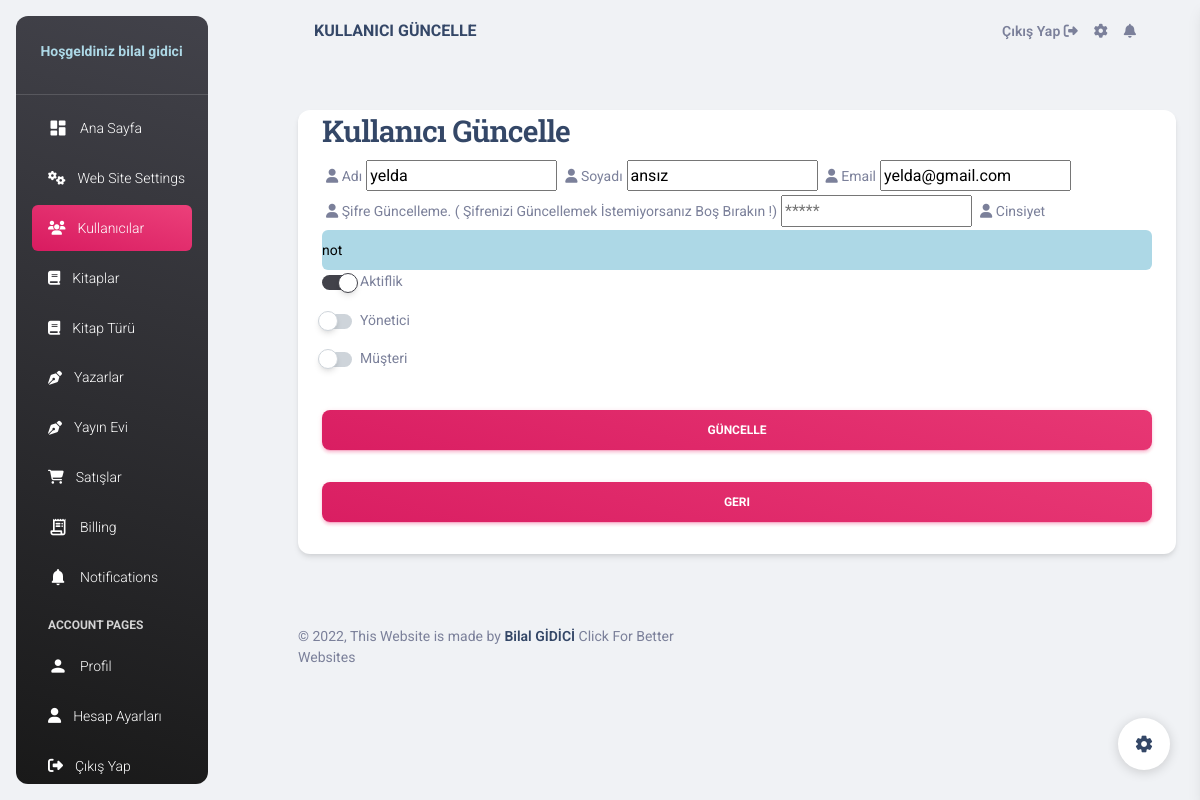
The app's page /pages/users-update.php?id=17 (signed in) with its own data.
### tables this page shows
CREATE TABLE `user` (
  `id` int(11) UNSIGNED NOT NULL,
  `Name` varchar(50) NOT NULL,
  `Surname` varchar(50) NOT NULL,
  `Email` varchar(60) NOT NULL,
  `Password` varchar(255) NOT NULL,
  `Sex` varchar(6) NOT NULL,
  `Status` tinyint(1) NOT NULL DEFAULT 0,
  `Active` tinyint(1) NOT NULL DEFAULT 0,
  `Customer` tinyint(1) NOT NULL DEFAULT 0,
  `RegisterDate` datetime NOT NULL,
  `RegisterIp` varchar(20) NOT NULL,
  `actcode` int(5) NOT NULL,
  `Bakiye` float NOT NULL DEFAULT 0
);

### transactions/sessionquery.php (called while the page is built, shortened)
<?php
    require_once("settings.php");
    require_once("function.php");
	if(isset($_SESSION["user"]))
	{
		$sessionquery = $dbconnect->prepare("select * from user where Email = ?");
		$sessionquery->execute(array($_SESSION["user"]));
		$userr =$sessionquery->fetch(PDO::FETCH_ASSOC);
	}
?>

### transactions/statusquery.php (called while the page is built, shortened)
<?php
require_once("settings.php");
require_once("function.php");
?>
<?php
   $stquery        =   $dbconnect->prepare("SELECT * FROM user where Status =1 ");
   $stquery->execute();
?>

### transactions/settings.php (called while the page is built, shortened)
<?php
	try {
        $dbconnect=new PDO("mysql:host=localhost;dbname=databaseproject;charset=utf8;","root","");
	} catch (PDOException $ErrorMessage) {
		echo "fail..> ".$ErrorMessage->getMessage();
        die();
	}
    $stq    =   $dbconnect->prepare("select * from settings LIMIT 1");
    $stq->execute();
    $stcount    =   $stq->rowCount();
    $setting    =   $stq->fetch(PDO::FETCH_ASSOC);
     if ($stcount>0) {
         $stlink    = $setting["SiteLink"];
     }else
     {
         header("Location:".$stlink."/pages/sign-up.php");
         die();
     }
	?>

### pages/users-update.php (the view, shortened to what this page needs)
<?php
    $page_title="KULLANICI GÜNCELLE";
    include '../hf/header.php';
    if($userr["Status"]==1 || $userr["Active"]==1 || $userr["Customer"]==1){
?>
<?php
if (isset($_GET["id"])) {
   $id=$_GET["id"];
}
else {
    header("locatin:".$stlink."/pages/tables.php");
    exit;
}
$users    = $dbconnect->prepare("select * from user where id= ?");
$users->execute([$id]);
$userdata =$users->fetch(PDO::FETCH_ASSOC);
?>
<div class="container-fluid py-4">
      <div class="row">
        <div class="col-12">
          <div class="card my-4">
            <div class="card-body px-0 pb-2">
              <div class="table-responsive p-0">
<div class="row">
  <div class="col-75">
    <div class="container">
<form role="form" class="text-start" action="<?php echo $stlink; ?>/transactions/users.php" method="post">
            <h3> Kullanıcı Güncelle</h3>
            <label for="Name"><i class="fa fa-user"></i> Adı</label>
            <input type="text" id="Name" name="Name" value="<?php echo $userdata["Name"]; ?>">
            <label for="Surname"><i class="fa fa-user"></i> Soyadı</label>
            <input type="text" id="Surname" name="Surname" value="<?php echo $userdata["Surname"]; ?>">
            <label for="Email"><i class="fa fa-user"></i> Email</label>
            <input type="email" id="Email" name="Email" value="<?php echo $userdata["Email"]; ?>">
            <label for="Password"><i class="fa fa-user"></i> Şifre Güncelleme. ( Şifrenizi Güncellemek İstemiyorsanız Boş Bırakın !)</label>
            <input type="password" id="Password" name="Password" placeholder="*****" >
            <label for="sex"><i class="fa fa-user"></i> Cinsiyet</label>
            <Select style="background-color:lightblue; color:black; " id="sex" name="sex" class="form-control" value ="">
                <option value="<?php echo $userdata["Sex"];  ?>"><?php echo $userdata["Sex"];  ?></option>
            </Select>
                    <div class="form-check form-switch d-flex align-items-center mb-3">
                    <input  type="checkbox"   class="form-check-input" id="Active" name="Active"<?php if($userdata["Active"]==1) echo 'checked'?> >
                    <label class="form-check-label mb-0 ms-2" for="Status">Aktiflik</label>
                  </div>
                  <div class="form-check form-switch d-flex align-items-center mb-3">
                    <input type="checkbox"  class="form-check-input" id="Status" name="Status"  <?php if($userdata["Status"]==1) echo 'checked'?>>
                    <label class="form-check-label mb-0 ms-2" for="Status">Yönetici</label>
                  </div>
                  <div class="form-check form-switch d-flex align-items-center mb-3">
                    <input type="checkbox"  class="form-check-input" id="Customer" name="Customer"  <?php if($userdata["Customer"]==1) echo 'checked'?>>
                    <label class="form-check-label mb-0 ms-2" for="Status">Müşteri</label>
                  </div>
                  <div class="text-center">
                    <button type="submit" class="btn bg-gradient-primary w-100 my-4 mb-2">Güncelle</button>
                  </div>
                  <div class="text-center">
                    <a href="tables.php" class="btn bg-gradient-primary w-100 my-4 mb-2">Geri</a>
                </div>
                  </form>
              </div>
            </div>
          </div>
        </div>
      </div>
      </div>
      </div>
      </div>
    </div>
<?php
include '../hf/footer.php';
}else {
  header("location:".$stlink."/transactions/exit.php");
  exit();
}
?>

### hf/header.php (shortened to what this page needs)
<?php
require_once("../transactions/settings.php");
require_once("../transactions/function.php");
require_once("../transactions/sessionquery.php");
require_once("../transactions/statusquery.php");
?>
<!DOCTYPE html>
<html lang="en">
<head>
  <link href="../assets/css/nucleo-icons.css" rel="stylesheet" />
  <link href="../assets/css/nucleo-svg.css" rel="stylesheet" />
  <link id="pagestyle" href="../assets/css/material-dashboard.css?v=3.0.0" rel="stylesheet" />
</head>
<body class="g-sidenav-show  bg-gray-200">
<?php
if(isset($_SESSION["user"]))
{
?>
<?php
if ($userr["Status"]==1 && $userr["Active"]==1 && $userr["Customer"]==0) {
?>
<aside style="width:16%;" class="sidenav navbar navbar-vertical navbar-expand-xs border-0 border-radius-xl my-3 fixed-start ms-3   bg-gradient-dark" id="sidenav-main">
    <div style="margin-left:-5%;" class="sidenav-header">
      <a class="navbar-brand m-0" href="../pages/accountupdate.php">
      <span style="color: lightblue;" class="font-weight-bolder mb-0"><i  style="font-size:8px;">&nbsp</i>Hoşgeldiniz  <?php echo $userr["Name"]." ".$userr["Surname"] ?></span>
          </a>
    </div>
    <hr class="horizontal light mt-0 mb-2">
    <div class="collapse navbar-collapse  w-auto  max-height-vh-100" style="height:100%!important;" id="sidenav-collapse-main">
      <ul class="navbar-nav">
        <li class="nav-item">
          <a class="nav-link text-white " id="anasayfa" href="../pages/dashboard.php">
            <div class="text-white text-center me-2 d-flex align-items-center justify-content-center">
              <i class="material-icons opacity-10">dashboard</i>
            </div>
            <span class="nav-link-text ms-1">Ana Sayfa</span>
          </a>
        </li>
        <li class="nav-item">
          <a class="nav-link text-white  " id="websitesetting" href="../pages/websitesetting.php">
            <div class="text-white text-center me-2 d-flex align-items-center justify-content-center">
              <i class="fas fa-cogs"></i>
            </div>
            <span class="nav-link-text ms-1">Web Site Settings</span>
          </a>
        </li>
        <li class="nav-item">
          <a class="nav-link text-white  " id="kullanicilar" href="../pages/tables.php">
            <div class="text-white text-center me-2 d-flex align-items-center justify-content-center">
            <i class="fas fa-users"></i>
            </div>
            <span class="nav-link-text ms-1">Kullanıcılar</span>
          </a>
        </li>
        <li class="nav-item">
          <a class="nav-link text-white  " id="books" href="../pages/books.php">
            <div class="text-white text-center me-2 d-flex align-items-center justify-content-center">
              <i class="fas fa-book"></i>
            </div>
            <span class="nav-link-text ms-1">Kitaplar</span>
          </a>
        </li>
        <li class="nav-item">
          <a class="nav-link text-white " id="kitapTuru" href="../pages/booktype.php">
            <div class="text-white text-center me-2 d-flex align-items-center justify-content-center">
            <i class="fas fa-book"></i>
            </div>
            <span class="nav-link-text ms-1">Kitap Türü</span>
          </a>
        </li>
        <li class="nav-item">
          <a class="nav-link text-white " id="writers" href="../pages/writers.php">
            <div class="text-white text-center me-2 d-flex align-items-center justify-content-center">
            <i class="fas fa-pen-nib"></i>
            </div>
            <span class="nav-link-text ms-1">Yazarlar</span>
          </a>
        </li>
        <li class="nav-item">
          <a class="nav-link text-white " id="yayinevleri" href="../pages/publisher.php">
            <div class="text-white text-center me-2 d-flex align-items-center justify-content-center">
            <i class="fas fa-pen-nib"></i>
            </div>
            <span class="nav-link-text ms-1">Yayın Evi</span>
          </a>
        </li>
        <li class="nav-item">
          <a class="nav-link text-white " id="satislar" href="../pages/sales.php?list=bos&page=1">
            <div class="text-white text-center me-2 d-flex align-items-center justify-content-center">
            <i class="fas fa-shopping-cart"></i>
            </div>
            <span class="nav-link-text ms-1">Satışlar</span>
          </a>
        </li>
        <li class="nav-item">
          <a class="nav-link text-white " id="billing" href="../pages/billing.php">
            <div class="text-white text-center me-2 d-flex align-items-center justify-content-center">
              <i class="material-icons opacity-10">receipt_long</i>
            </div>
            <span class="nav-link-text ms-1">Billing</span>
          </a>
        </li>
        <li class="nav-item">
          <a class="nav-link text-white " id ="notifications" href="../pages/notifications.php">
            <div class="text-white text-center me-2 d-flex align-items-center justify-content-center">
              <i class="material-icons opacity-10">notifications</i>
            </div>
            <span class="nav-link-text ms-1">Notifications</span>
          </a>
        </li>
        <li class="nav-item mt-3">
          <h6 class="ps-4 ms-2 text-uppercase text-xs text-white font-weight-bolder opacity-8">Account pages</h6>
        </li>
        <li class="nav-item">
          <a class="nav-link text-white " id="profile" href="../pages/profile.php">
            <div class="text-white text-center me-2 d-flex align-items-center justify-content-center">
              <i class="material-icons opacity-10">person</i>
            </div>
            <span class="nav-link-text ms-1">Profil</span>
          </a>
        </li>
        <li class="nav-item">
          <a class="nav-link text-white "  id="accountupdate" href="../pages/accountupdate.php">
            <div class="text-white text-center me-2 d-flex align-items-center justify-content-center">
            <i class="fas fa-user" style="font-size:15px;"></i>
            </div>
            <span class="nav-link-text ms-1">Hesap Ayarları</span>
          </a>
        </li>
        <li class="nav-item">
          <a class="nav-link text-white " id="sign-out" href="../transactions/exit.php">
            <div class="text-white text-center me-2 d-flex align-items-center justify-content-center">
            <i class="fas fa-sign-out-alt" style="font-size:15px;"></i>
            </div>
            <span class="nav-link-text ms-1">Çıkış Yap</span>
          </a>
        </li>
  </aside>
  <main class="main-content position-relative max-height-vh-100 h-100 border-radius-lg ">
    <nav class="navbar navbar-main navbar-expand-lg px-0 mx-4 shadow-none border-radius-xl" id="navbarBlur" navbar-scroll="true">
      <div class="container-fluid py-1 px-3">
        <nav aria-label="breadcrumb">
          <h6 class="font-weight-bolder mb-0"><?php echo $page_title ?? "Admin" ?></h6>
        </nav>
        <div class="collapse navbar-collapse mt-sm-0 mt-2 me-md-0 me-sm-4" id="navbar">
          <div class="ms-md-auto pe-md-3 d-flex align-items-center">
          <ul class="navbar-nav  justify-content-end">
            <li class="nav-item d-flex align-items-center">
                  <a href="../transactions/exit.php" class="nav-link text-body font-weight-bold px-0">
                <span class="d-sm-inline d-none">Çıkış Yap</span>
                <i class="fa fa-sign-out"></i>
              </a>
            </li>
           <li class="nav-item px-3 d-flex align-items-center">
              <a href="../pages/accountupdate.php?id=<?php echo $userr["id"] ?>" class="nav-link text-body p-0">
                <i class="fa fa-cog      cursor-pointer"></i>
              </a>
            </li>
            <li class="nav-item dropdown pe-2 d-flex align-items-center">
              <a href="javascript:;" class="nav-link text-body p-0" id="dropdownMenuButton" data-bs-toggle="dropdown" aria-expanded="false">
                <i class="fa fa-bell cursor-pointer"></i>
              </a>
            </li>
          </ul>
        </div>
      </div>
    </nav>
<?php
}else
{
  header("location:".$stlink."pages/sign-in.php");
  die();
}
?>
<?php
}
?>

### records on screen
user: Name "bilal", Surname "gidici"
user: Name "yelda", Surname "ansız", Email "yelda@gmail.com", sex "not", Active "☑"

### other values on screen
$page_title "KULLANICI GÜNCELLE"
